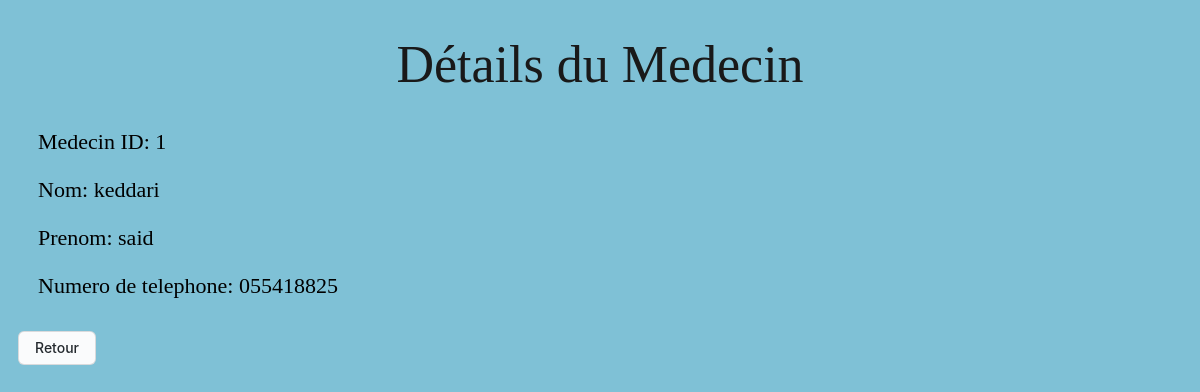
/details_medecin/1/, run on the app's committed database.
### app/models.py (models this page shows, shortened)
class Medecin(models.Model):
    medecinID= models.CharField(primary_key=True,max_length=20, unique=True)
    first_name= models.CharField(max_length = 50, null = True)
    last_name= models.CharField(max_length = 50, null = True)
    phone_number = models.CharField(max_length=20)

### app/views.py (the view)
# urls.py: path('details_medecin/<int:medecinID>/',views.details_medecin, name="details_m"),
def details_medecin(request, medecinID):
    medecin = get_object_or_404(Medecin, medecinID=medecinID)
    return render(request, 'details_medecin.html', {'medecin': medecin})

### app/templates/details_medecin.html (shortened to what this page needs)
{% load static %}
<!DOCTYPE html>
<html lang="en">
<head>
    <link rel="stylesheet" type="text/css" href="{% static 'css/base.css' %}">
</head>
<body>
    <h1>Détails du Medecin</h1>
    <p>Medecin ID: {{ medecin.medecinID }}</p>
    <p>Nom: {{ medecin.last_name }}</p>
    <p>Prenom: {{ medecin.first_name }}</p>
    <p>Numero de telephone: {{ medecin.phone_number }}</p>
    <form action="{% url 'liste_medecins'  %}" >
        <button class="b" type="submit">Retour</button>
      </form>
</body>
</html>

### app/static/css/base.css (style rules this page uses)
body { background-color: rgba(33, 148, 184, 0.575); }
.b { background-color: #FAFBFC; border: 1px solid rgba(27, 31, 35, 0.15); border-radius: 6px; box-sizing: border-box; color: #24292E; font-family: -apple-system, system-ui, "Segoe UI", Helvetica, Arial, sans-serif, "Apple Color Emoji", "Segoe UI Emoji"; font-size: 14px; font-weight: 500; line-height: 20px; padding: 6px 16px; position: relative; margin: 10px; }
h1 { color: #191919; font-size: 52px; font-weight: 400; font-family: "Apple Color Emoji", "Segoe UI Emoji"; text-align: center; }
p { font-size: 22px; margin-left: 30px; }

### data on the page
Medecin: medecinID "1", last_name "keddari", first_name "said", phone_number "055418825"
